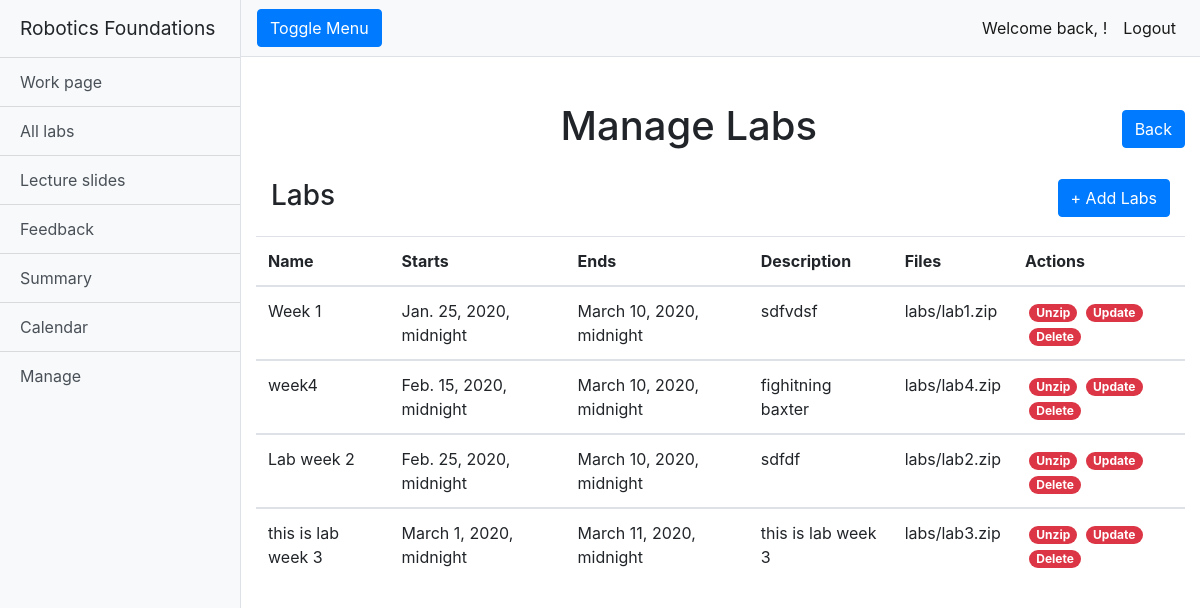
Before: /rfwa/manage_labs/ (signed in) with the older database file.
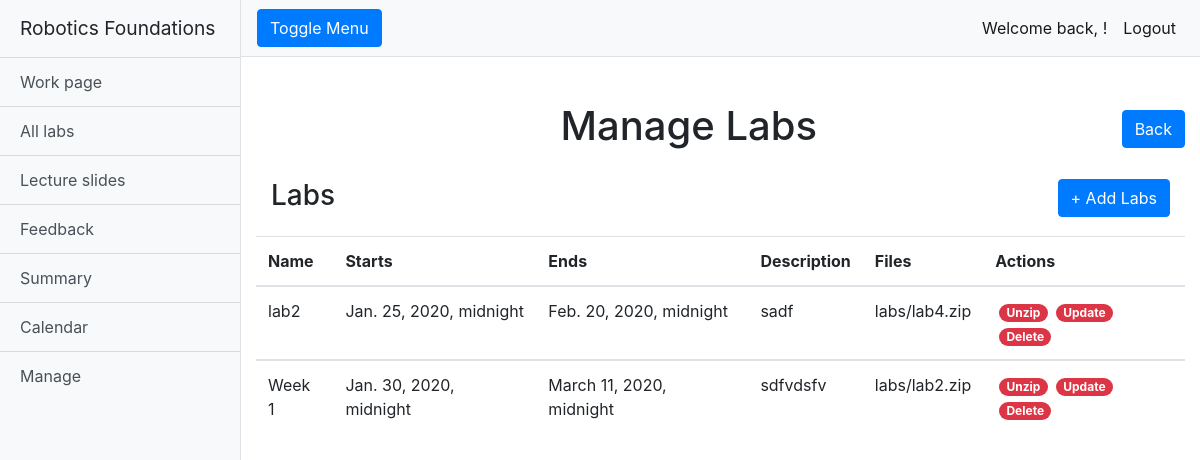
After: the same page with the newer database file.
### rfwa/models.py (models this page shows, shortened)
class Lab(models.Model):
    name = models.CharField(max_length=128)
    description = models.TextField(max_length=2048)
    open_Date = models.DateTimeField(timezone.now())
    close_Date = models.DateTimeField(timezone.now())
    lab_Files = models.FileField(upload_to='labs/')
    slug = models.SlugField(primary_key=True, blank=True)

### rfwa/views.py (the view)
# urls.py: path("manage_labs/", views.manage_labs, name="manage_labs"),
@login_required
def manage_labs(request):
    if request.user.is_superuser:
        labs = Lab.objects.order_by('open_Date')
    return render(request, "rfwa/manage_labs.html", {'labs': labs})

### templates/rfwa/manage_labs.html (shortened to what this page needs)
{% extends "rfwa/base.html" %}
{% load static %}
{% block extra_head %}
<link href="{% static 'css/manage_page.css' %}" rel="stylesheet">
{% endblock %}
{% block body_block %}
{% if user.is_superuser %}
<div class="container-fluid">
    <div class="row">
        <h1 class="col-12 text-center mt-4">Manage Labs <a class="rightside" href="/rfwa/manage/"><button type="button"
                    class="btn btn-primary">Back</button></a></h1>
    </div>
    <div class="table-group">
        <div class="title-group">
            <h1 class="col-12 text-left table-header">Labs
                <a class="rightside" href="{% url 'add_lab'%}"><button type="button" class="btn btn-primary">+ Add
                        Labs</button></a>
            </h1>
        </div>
        <table class="table table-hover">
            {% if labs %}
            <thead>
                <tr>
                    <th scope="col">Name</th>
                    <th scope="col">Starts</th>
                    <th scope="col">Ends</th>
                    <th scope="col">Description</th>
                    <th scope="col">Files</th>
                    <th scope="col">Actions</th>
                </tr>
            </thead>
            {% for lab in labs %}
            <tbody>
                <tr>
                    <td>{{lab.name}}</td>
                    <td>{{lab.open_Date}}</td>
                    <td>{{lab.close_Date}}</td>
                    <td>{{lab.description}}</td>
                    <td>{{lab.lab_Files}}</td>
                    <td>
                        <a class="btn-link text-white badge badge-danger badge-pill ml-1"
                            href="{% url  'unzip_lab' lab.slug %}"
                            onclick="return confirm('Are you sure you wish to unzip {{ lab.name }}?')">Unzip</a>
                        <a class="btn-link text-white badge badge-danger badge-pill ml-1"
                            href="{% url  'update_lab' lab.slug %}"
                            onclick="return confirm('Do you sure you wish to update {{ lab.name }}?')">Update</a>
                        <a class="btn-link text-white badge badge-danger badge-pill ml-1"
                            href="{% url  'delete_lab' lab.slug %}"
                            onclick="return confirm('Are you sure you wish to delete {{ lab.name }}?')">Delete</a>
                    </td>
                </tr>
            </tbody>
            {% endfor %}
            {% else %}
            <h3 class="text-center mt-3">There are no labs uploaded.</h3>
            {% endif %}
        </table>
    </div>
</div>
{% endif %}
{% endblock %}

### templates/rfwa/base.html (shortened to what this page needs)
<!DOCTYPE html>
{% load staticfiles %}
<html lang="en">
<head>
    <link href="{% static 'vendor/bootstrap/css/bootstrap.min.css' %}" rel="stylesheet">
    <link href="{% static 'css/simple-sidebar.css' %}" rel="stylesheet">
    <link href="{% static 'css/override.css' %}" rel="stylesheet">
    {% block extra_head %}
    {% endblock %}
</head>
<body>
    {% if user.is_authenticated %}
    <div class="d-flex" id="wrapper">
        <div class="bg-light border-right" id="sidebar-wrapper">
            <div class="sidebar-heading" onclick="location.href='/rfwa/home/'" style="cursor: pointer">
                Robotics Foundations
            </div>
            <div class="list-group list-group-flush">
                <a href="/rfwa/workspace/" class="list-group-item list-group-item-action bg-light">Work page</a>
                <a href="/rfwa/alllabs/" class="list-group-item list-group-item-action bg-light">All labs</a>
                <a href="/rfwa/lectureslides/" class="list-group-item list-group-item-action bg-light">Lecture
                    slides</a>
                <a href="/rfwa/feedback/" class="list-group-item list-group-item-action bg-light">Feedback</a>
                <a href="{% url  'summary' user.username %}"
                    class="list-group-item list-group-item-action bg-light">Summary</a>
                <a href="{% url  'calendar' 2020 3 %}"
                    class="list-group-item list-group-item-action bg-light">Calendar</a>
                {% if user.is_superuser %}
                <a href="/rfwa/manage/" class="list-group-item list-group-item-action bg-light">Manage</a>
                {% endif %}
            </div>
        </div>
        <div id="page-content-wrapper">
            <nav class="navbar navbar-expand-lg navbar-light bg-light border-bottom">
                <button class="btn btn-primary" id="menu-toggle">Toggle Menu</button>
                <div class="collapse navbar-collapse" id="navbarSupportedContent">
                    <ul class="navbar-nav ml-auto mt-2 mt-lg-0">
                        <li class="nav-item active">
                            <a class="nav-link"> Welcome back, {{ user.first_name }}! </a>
                        </li>
                        <li class="nav-item active">
                            <a class="nav-link" href="{% url 'logout' %}">Logout</a>
                        </li>
                    </ul>
                </div>
            </nav>
            {% block body_block %}
            {% endblock %}
        </div>
    </div>
    {% else %}
    <meta http-equiv='refresh' content="0; URL={% url 'login' %}">
    {% endif %}
</body>
</html>

### static/css/simple-sidebar.css (style rules this page uses)
body { overflow-x: hidden; }
#sidebar-wrapper { min-height: 100vh; margin-left: -15rem; -webkit-transition: margin .25s ease-out; -moz-transition: margin .25s ease-out; -o-transition: margin .25s ease-out; transition: margin .25s ease-out; }
#sidebar-wrapper .sidebar-heading { padding: 0.875rem 1.25rem; font-size: 1.2rem; }
#sidebar-wrapper .list-group { width: 15rem; }
#page-content-wrapper { min-width: 100vw; }
@media (min-width: 768px) { #sidebar-wrapper { margin-left: 0; } }
@media (min-width: 768px) { #page-content-wrapper { min-width: 0; width: 100%; } }

### static/css/override.css (style rules this page uses)
.mt-4 { text-align: center; vertical-align: middle; line-height: 90px; }

### static/css/manage_page.css (style rules this page uses)
.title-group { padding-bottom: 15px; }
.table-header { font-size: 1.75rem; }
.rightside { float: right; }

Changed rows visible on the page:
removed Lab: name "week4", open_Date "Feb. 15, 2020, midnight", close_Date "March 10, 2020, midnight", description "fighitning baxter", lab_Files "labs/lab4.zip"
removed Lab: name "Lab week 2", open_Date "Feb. 25, 2020, midnight", close_Date "March 10, 2020, midnight", description "sdfdf", lab_Files "labs/lab2.zip"
removed Lab: name "this is lab week 3", open_Date "March 1, 2020, midnight", close_Date "March 11, 2020, midnight", description "this is lab week 3", lab_Files "labs/lab3.zip"
added Lab: name "lab2", open_Date "Jan. 25, 2020, midnight", close_Date "Feb. 20, 2020, midnight", description "sadf", lab_Files "labs/lab4.zip"
changed Lab "Week 1": open_Date "Jan. 25, 2020, midnight" → "Jan. 30, 2020, midnight"; close_Date "March 10, 2020, midnight" → "March 11, 2020, midnight"; description "sdfvdsf" → "sdfvdsfv"; lab_Files "labs/lab1.zip" → "labs/lab2.zip"
